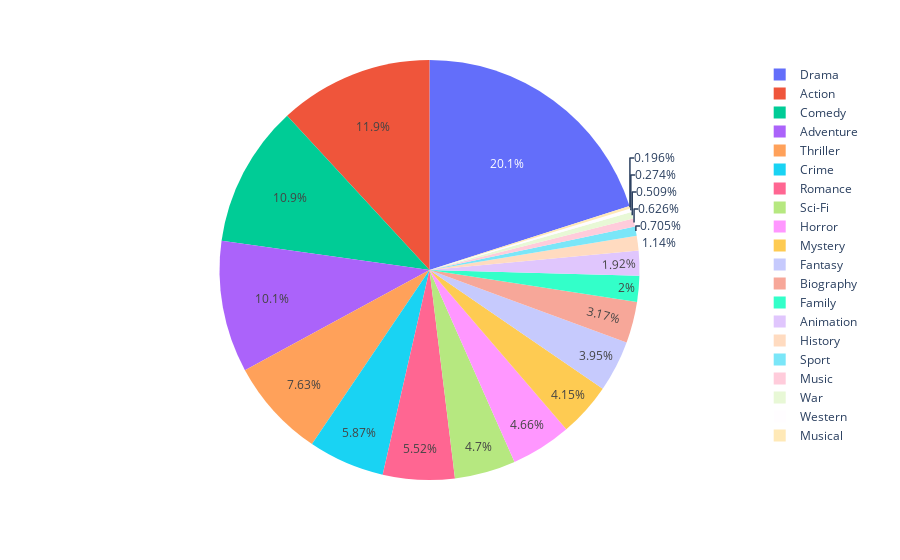

The notebook cell this image was saved under:
### Code cell
px.pie(df, names=gen.index, values=gen.values)

### Figure 1 — Plotly figure (JSON) as saved in the notebook; plotly's stock layout.template omitted (floating-point values rounded to 4 significant figures)
{"data": [{"domain": {"x": [0, 1], "y": [0, 1]}, "hovertemplate": "label=%{label}<br>value=%{value}<extra></extra>", "labels": ["Drama", "Action", "Comedy", "Adventure", "Thriller", "Crime", "Romance", "Sci-Fi", "Horror", "Mystery", "Fantasy", "Biography", "Family", "Animation", "History", "Sport", "Music", "War", "Western", "Musical"], "legendgroup": "", "name": "", "showlegend": true, "type": "pie", "values": [513, 303, 279, 259, 195, 150, 141, 120, 119, 106, 101, 81, 51, 49, 29, 18, 16, 13, 7, 5]}], "layout": {"legend": {"tracegroupgap": 0}, "margin": {"t": 60}}}
